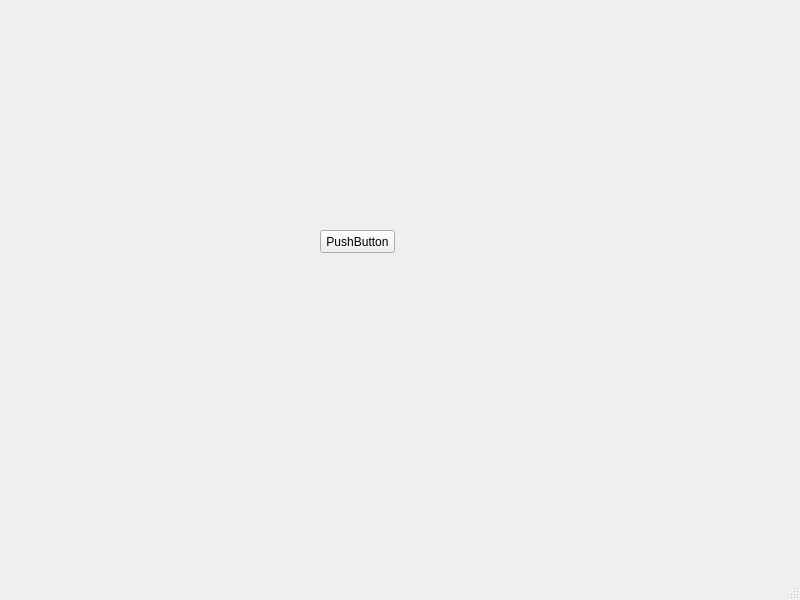
<?xml version="1.0" encoding="UTF-8"?>
<ui version="4.0">
 <class>MainWindow</class>
 <widget class="QMainWindow" name="MainWindow">
  <property name="geometry">
   <rect>
    <x>0</x>
    <y>0</y>
    <width>800</width>
    <height>600</height>
   </rect>
  </property>
  <property name="windowTitle">
   <string>MainWindow</string>
  </property>
  <widget class="QWidget" name="centralwidget">
   <widget class="QPushButton" name="pushButton">
    <property name="geometry">
     <rect>
      <x>320</x>
      <y>230</y>
      <width>75</width>
      <height>23</height>
     </rect>
    </property>
    <property name="text">
     <string>PushButton</string>
    </property>
   </widget>
  </widget>
  <widget class="QMenuBar" name="menubar">
   <property name="geometry">
    <rect>
     <x>0</x>
     <y>0</y>
     <width>800</width>
     <height>23</height>
    </rect>
   </property>
  </widget>
  <widget class="QStatusBar" name="statusbar"/>
 </widget>
 <resources/>
 <connections/>
</ui>
